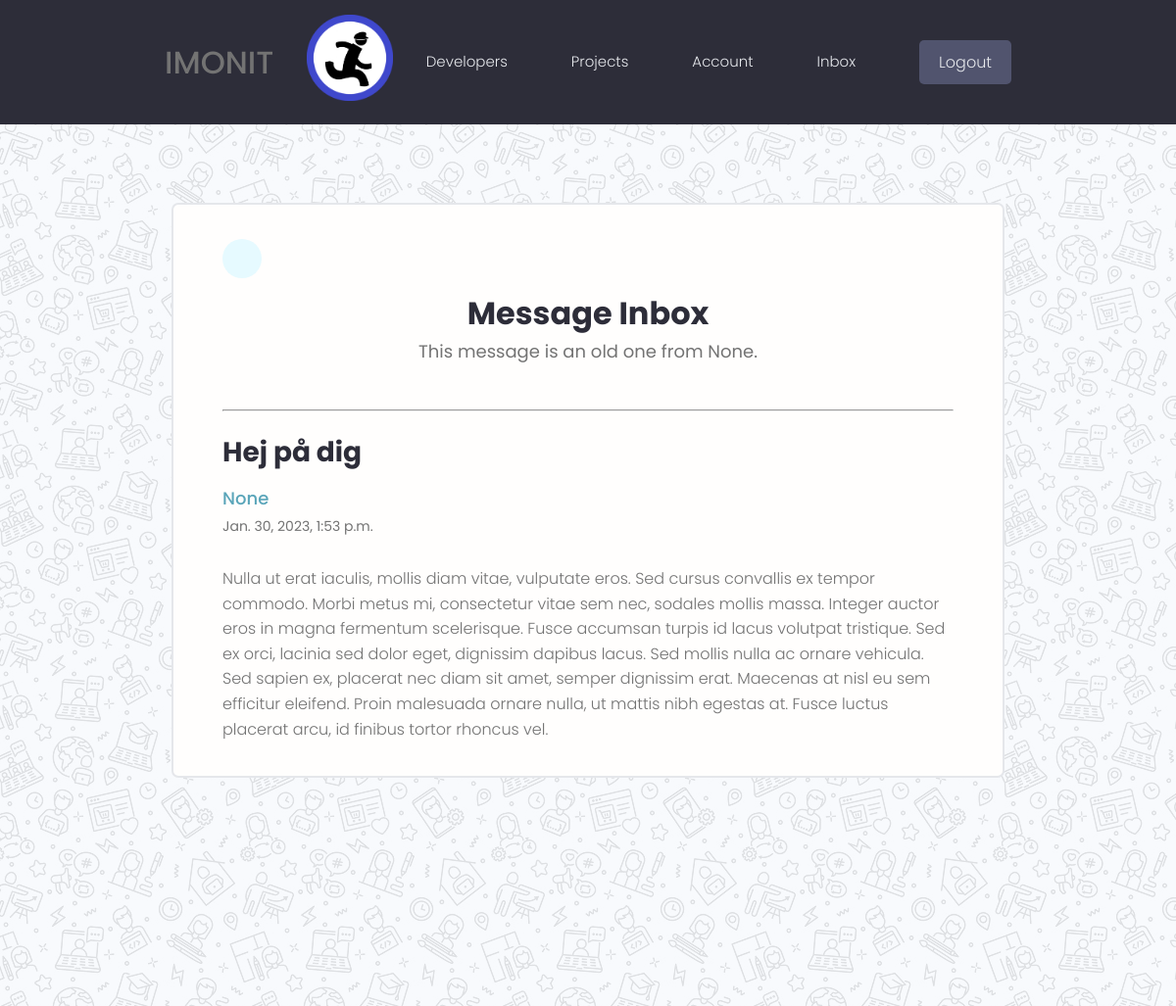
The app's page /message/029a9217-1c24-4b95-a1ca-1e737ae599b2/ (signed in) with its own data.
### users/models.py (models this page shows, shortened)
class Message(models.Model):
    sender = models.ForeignKey(Profile, on_delete=models.SET_NULL, null=True, blank=True)
    recipient =  models.ForeignKey(Profile, on_delete=models.SET_NULL, null=True, blank=True, related_name="messages")
    name = models.CharField(max_length=200, null=True, blank=True)
    email = models.EmailField(max_length=200, null=True, blank=True)
    subject = models.CharField(max_length=200, null=True, blank=True)
    body = models.TextField()
    is_read = models.BooleanField(default=False, null=True)
    created = models.DateTimeField(auto_now_add=True)
    id = models.UUIDField(default=uuid.uuid4, unique=True, primary_key=True, editable=False)
    class Meta:
        ordering = ['is_read', '-created']

### users/views.py (the view)
# urls.py: path('message/<str:pk>/', views.viewMessage, name='message'),
@login_required(login_url="login")
def viewMessage(request,pk):
    profile = request.user.profile
    messageRequests = profile.messages.all()
    unreadCount = messageRequests.filter(is_read=True).count()
    message = profile.messages.get(id=pk)
    if message.is_read == False:
        message.is_read = True
        message.save()
    context= {'message':message, 'unreadCount':unreadCount}
    return render(request, 'users/message.html', context)

### users/templates/users/message.html (shortened to what this page needs)
{% extends 'main.html' %}
{% block content %}
<main class="messagePage my-xl auth">
  <div class="content-box">
    <div class="message">
      <div class="auth__header text-center">
        <a class="backButton" href="{% url 'inbox' %}"></a>
        {% if unreadCount == True %}
        <h3>Message new Inbox</h3>
        <p>This message is a new one from {{message.name}}.</p>
        {% else %}
        <h3>Message Inbox</h3>
        <p>This message is an old one from {{message.name}}.</p>
        {% endif %}
        <br>
        <hr>
      </div>
      <h2 class="message__subject">{{message.subject}}</h4>
        {% if message.sender %}
        <a href="{% url 'user-profile' message.sender.id %}" class="message__author">{{message.name}}</a>
        {% else %}
        <p><b>{{message.name}}</b></p>
        {% endif %}
        <p class="message__date">{{message.created}}</p>
        <div class="message__body">
          {{message.body|linebreaks}}
        </div>
      </div>
    </div>
  </main>
  {% endblock content %}

### static/styles/app.css (style rules this page uses)
:root { --color-sub: #2d2d39; }
.content-box { width: 95%; max-width: 85rem; margin: 0 auto; }
.auth { width: 100%; position: relative; z-index: 1; background: transparent; height: 99vh; display: flex; justify-content: center; }
.auth::after { z-index: -1; opacity: 0.1; content: ''; display: block; position: fixed; top: 0; left: 0; bottom: 0; right: 0; background: url(../images/pattern.jpg); }
.auth__header h3 { color: var(--color-sub); font-weight: 700; margin-top: 1rem; }
.auth__header p { font-weight: 400; font-size: 1.8rem; margin-bottom: 2rem; }
.message { padding: 2.5rem 0; }
.message > a { display: flex; gap: 1rem; }
.message__author, .message__date { flex-basis: 25%; }
.message__subject { flex-basis: 50%; }
.message__date { text-align: right; }
.messagePage .message { list-style: none; background: var(--color-white); padding: 3.5rem 5rem; border: 2px solid var(--color-light); border-radius: 0.7rem; }
.messagePage .message__subject { font-size: 2.8rem; color: var(--color-sub); margin-bottom: 1rem; margin-top: 2rem; }
.messagePage .message__author { font-size: 1.8rem; font-weight: 500; }
.messagePage .message__date { font-size: 1.4rem; font-weight: 400; text-align: left; margin-bottom: 3rem; }
.backButton { background: var(--color-main-light); color: var(--color-main); width: 4rem; height: 4rem; display: flex; align-items: center; justify-content: center; border-radius: 50%; }

### static/uikit/styles/modules/_variables.css (style rules this page uses)
:root { --color-main: #5aa5b9; --color-main-light: #e6faff; --color-sub: #3f4156; --color-sub-light: #51546e; --color-sub-lighter: #ededfd; --color-text: #737373; --color-gray: #8b8b8b; --color-light: #e5e7eb; --color-light-gray: #767676; --color-bg: #f8fafd; --color-white: #fffefd; --color-white-light: #f3f3f3; --color-success: #359e64; --color-success-bg: #def8e8; --color-error: #fc4b0b; --color-error-bg: #fff2ee; --font-base: 'Poppins', arial, helvetica, 'Segoe UI', roboto, ubuntu, sans-serif; --font-monospace: 'Fira Code', 'Courier New', courier, monospace; --font-regular: 300; --font-medium: 500; --font-bold: 700; --generic-shadow: 1px 1px 5px #00000010; --generic-transition: all 0.3s ease-in-out; }

### static/uikit/styles/modules/_base.css (style rules this page uses)
* { margin: 0; padding: 0; box-sizing: border-box; text-rendering: optimizeLegibility; color: inherit; font-size: inherit; }
html { font-size: 50%; }
@media only screen and (min-width: 480px) { html { font-size: 56.25%; } }
@media only screen and (min-width: 1200px) { html { font-size: 62.5%; } }
body { line-height: 1.6; font-weight: 400; font-size: 1.5rem; color: var(--color-text); background-color: var(--color-bg); min-height: 100vh; }

### static/uikit/styles/modules/_typography.css (style rules this page uses)
* { font-family: var(--font-base); }
h2 { font-size: 3.6rem; font-weight: var(--font-bold); }
h3 { font-size: 3.2rem; font-weight: var(--font-medium); }
p, span, strong { font-size: 1.6rem; color: var(--color-text); font-weight: var(--font-regular); }
a { padding-bottom: 2px; text-decoration: none; display: inline-block; color: var(--color-main); font-weight: var(--font-medium); }

### static/uikit/styles/modules/_utilities.css (style rules this page uses)
.text-center { text-align: center; }
.my-xl { margin: 8rem auto; }

### records on screen
Message: name "None", subject "Hej på dig", created "Jan. 30, 2023, 1:53 p.m.", body "Nulla ut erat iaculis, mollis diam vitae, vulputate eros. Sed cursus convallis ex tempor commodo. Morbi metus mi, consectetur vitae sem nec, sodales mollis massa. Integer auctor eros in magna fermentum scelerisque. Fusce accumsan turpis id lacus volutpat tristique. Sed ex orci, lacinia sed dolor eget, dignissim dapibus lacus. Sed mollis nulla ac ornare vehicula. Sed sapien ex, placerat nec diam sit amet, semper dignissim erat. Maecenas at nisl eu sem efficitur eleifend. Proin malesuada ornare nulla, ut mattis nibh egestas at. Fusce luctus placerat arcu, id finibus tortor rhoncus vel."
